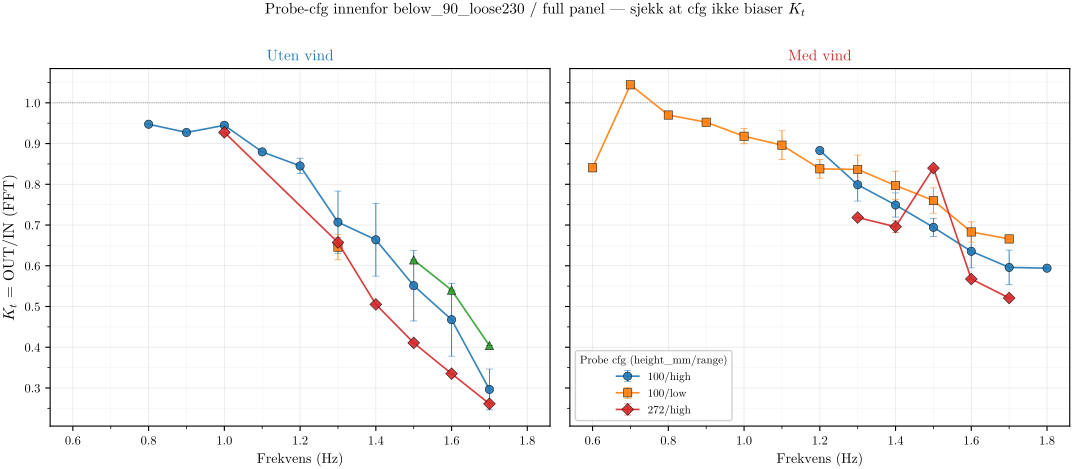

Generate this figure with Python:
"""
Probe-config bias within below_90_loose230 mooring
====================================================

`below_90_loose230` is the only mooring with substantial probe-config
variation (h100/high 137, h100/low 46, h136/high 7, h272/high 18). If the
user's claim — "probe config = measurement uncertainty, not physics" — is
right, then K_t at a given (freq, panel, wind, amp) cell should be
statistically the same across configs.

This diagnostic plots K_t vs frequency, full panel only, with one line
per probe config inside `below_90_loose230`. Visual overlap = no bias.

Outputs:
    analysis_scratch/probe_config_bias_within_mooring.pdf
    analysis_scratch/probe_config_bias_within_mooring_summary.csv
"""

import sys
import warnings
from pathlib import Path
import glob

warnings.filterwarnings("ignore")

import numpy as np
import pandas as pd
import matplotlib

matplotlib.use("Agg")
import matplotlib.pyplot as plt
import matplotlib.lines as mlines
from matplotlib.ticker import MultipleLocator

BASE = Path(__file__).resolve().parent.parent
sys.path.insert(0, str(BASE))

import os
os.chdir(BASE)

from wavescripts.improved_data_loader import load_analysis_data
from wavescripts.plot_utils import apply_thesis_style, WIND_COLOR_MAP

apply_thesis_style()

SCRATCH_PDF = Path(__file__).parent / "probe_config_bias_within_mooring.pdf"
SCRATCH_CSV = Path(__file__).parent / "probe_config_bias_within_mooring_summary.csv"

# ── 1. Load & filter ───────────────────────────────────────────────────────────
print("1. Loading processed folders …")
all_dirs = sorted(glob.glob(str(BASE / "waveprocessed" / "PROCESSED-*")))
meta, _, _, _ = load_analysis_data(*all_dirs, load_processed=False)

sel = meta[
    meta["WaveFrequencyInput [Hz]"].notna()
    & (meta["WaveFrequencyInput [Hz]"] > 0)
    & (meta["quality_flag"] == "ok")
    & meta["OUT/IN (FFT)"].notna()
    & meta["WindCondition"].isin(["no", "full"])
    & (meta["WaveFrequencyInput [Hz]"] < 2.0)
    & (meta["OUT/IN (FFT)"].between(0.1, 2.0))
    & (meta["Mooring"] == "below_90_loose230")
    & (meta["PanelCondition"] == "full")
].copy()

sel["cfg"] = (sel["probe_height_mm"].astype("Int64").astype(str)
              + "/" + sel["probe_range_mode"].astype(str))
print(f"   {len(sel)} rows in below_90_loose230 / full panel")
print("   counts per probe config:")
print(sel["cfg"].value_counts().to_string())

# Quantize amplitude.
sel["amp_v"] = sel["WaveAmplitudeInput [Volt]"].apply(lambda v: round(float(v), 2))

# ── 2. Aggregate per (cfg, freq, wind) — pool A1+A2+A3 since cells are tiny ──
agg = (sel.groupby(["cfg", "WaveFrequencyInput [Hz]", "WindCondition"])
          ["OUT/IN (FFT)"]
          .agg(["mean", "std", "count"])
          .reset_index()
          .rename(columns={"WaveFrequencyInput [Hz]": "freq",
                            "WindCondition": "wind"}))
agg.to_csv(SCRATCH_CSV, index=False)

# ── 3. Plot ────────────────────────────────────────────────────────────────────
CFG_ORDER  = ["100/high", "100/low", "136/high", "272/high"]
CFG_COLOR  = {
    "100/high": "#1f77b4",
    "100/low":  "#ff7f0e",
    "136/high": "#2ca02c",
    "272/high": "#d62728",
}
CFG_MARKER = {
    "100/high": "o",
    "100/low":  "s",
    "136/high": "^",
    "272/high": "D",
}

fig, axes = plt.subplots(1, 2, figsize=(11.0, 4.8),
                          sharex=True, sharey=True)

for ax, wind in zip(axes, ["no", "full"]):
    for cfg in CFG_ORDER:
        sub = agg[(agg["cfg"] == cfg) & (agg["wind"] == wind)]
        if sub.empty:
            continue
        sub = sub.sort_values("freq")
        ax.errorbar(
            sub["freq"], sub["mean"],
            yerr=sub["std"].fillna(0),
            marker=CFG_MARKER[cfg], ms=6, mew=0.4, mec="black",
            color=CFG_COLOR[cfg], lw=1.2, ls="-",
            capsize=2.5, capthick=0.8, elinewidth=0.7,
            alpha=0.9, label=cfg,
        )
    title_color = WIND_COLOR_MAP[wind]
    ax.set_title(f"{'Uten' if wind=='no' else 'Med'} vind",
                  fontsize=11, color=title_color)
    ax.set_xlabel("Frekvens (Hz)", fontsize=10)
    ax.axhline(1.0, color="black", lw=0.6, ls=":", alpha=0.5)
    ax.grid(which="major", alpha=0.30, lw=0.6)
    ax.grid(which="minor", alpha=0.15, lw=0.4)
    ax.xaxis.set_major_locator(MultipleLocator(0.2))
    ax.xaxis.set_minor_locator(MultipleLocator(0.1))
    ax.yaxis.set_major_locator(MultipleLocator(0.1))
    ax.yaxis.set_minor_locator(MultipleLocator(0.05))

axes[0].set_ylabel("$K_t$ = OUT/IN (FFT)", fontsize=11)
axes[1].legend(loc="best", fontsize=8, framealpha=0.92,
                title="Probe cfg (height_mm/range)", title_fontsize=8)

fig.suptitle("Probe-cfg innenfor below_90_loose230 / full panel "
              "— sjekk at cfg ikke biaser $K_t$", fontsize=11, y=1.0)
fig.tight_layout()

SCRATCH_PDF.parent.mkdir(parents=True, exist_ok=True)
fig.savefig(SCRATCH_PDF, bbox_inches="tight", pad_inches=0.02)
print(f"\n   Saved → {SCRATCH_PDF.relative_to(BASE)}")
plt.close(fig)

# ── 4. Quantify spread between configs ─────────────────────────────────────────
# At each (freq, wind), compute (max − min) of cfg means; report median.
cell_disagree = (agg.groupby(["freq", "wind"])["mean"]
                     .agg(lambda s: s.max() - s.min() if len(s) > 1 else np.nan)
                     .dropna())
print(f"\n   Inter-cfg spread (max−min of K_t means) per (freq, wind), "
      f"n_cells = {len(cell_disagree)}:")
print(f"     median: {cell_disagree.median():.4f}")
print(f"     90th %: {cell_disagree.quantile(0.9):.4f}")
print(f"     max:    {cell_disagree.max():.4f}")
print("   For reference: typical within-cell σ at 1.3-1.6 Hz is ~0.07.")

print("\nDone.")
